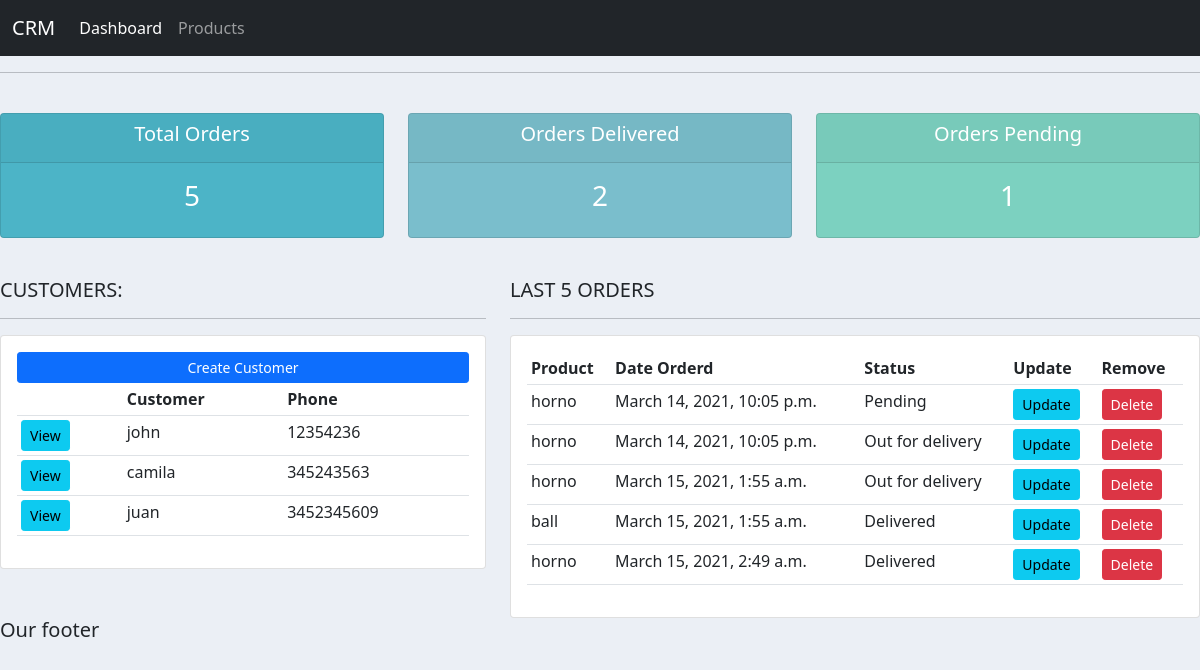
The page / on the database its author committed.
### accounts/models.py (models this page shows, shortened)
class Customer(models.Model):
    name = models.CharField(max_length=200, null=True)
    phone = models.CharField(max_length=200, null=True)
    email = models.CharField(max_length=200, null=True)
    date_created = models.DateTimeField(auto_now_add=True, null=True)

class Order(models.Model):
    STATUS = (
        ('Pending', 'Pending'),
        ('Out for delivery', 'Out for delivery'),
        ('Delivered', 'Delivered'),
    )
    customer= models.ForeignKey(Customer, null=True, on_delete=models.SET_NULL)
    product= models.ForeignKey(Product, null=True, on_delete=models.SET_NULL)
    date_created = models.DateTimeField(auto_now_add=True, null=True)
    status = models.CharField(max_length=200, null=True, choices=STATUS)

class Product(models.Model):
    CATEGORY = (
        ('Indoor', 'Indoor'),
        ('Out door', 'Out door'),
    )
    name = models.CharField(max_length=200, null=True)
    price = models.FloatField(null=True)
    category = models.CharField(max_length=200, null=True, choices=CATEGORY)
    description = models.CharField(max_length=200, null=True, blank=True)
    date_created = models.DateTimeField(auto_now_add=True, null=True)
    tags = models.ManyToManyField(Tag)
    def __str__(self):
        return self.name

### accounts/views.py (the view)
# urls.py: path('', views.home, name="home"),
def home(request):
    orders=Order.objects.all()
    customers=Customer.objects.all()
    totalCustomers=customers.count()
    totalOrders=orders.count()
    delivered=orders.filter(status='Delivered').count()
    pending=orders.filter(status='Pending').count()
    context={
        'orders':orders,
        'customers':customers,
        'totalCustomers': totalCustomers,
        'totalOrders':totalOrders,
        'delivered':delivered,
        'pending':pending,
    }
    return render(request, 'accounts/dashboard.html', context)

### accounts/templates/accounts/dashboard.html
{% extends 'accounts/main.html' %}
{% block content %}
{% include 'accounts/status.html' %}
<br>
<div class="row">
    <div class="col-md-5">
        <h5>CUSTOMERS:</h5>
        <hr>
        <div class="card card-body">
            <a class="btn btn-primary  btn-sm btn-block" href="">Create Customer</a>
            <table class="table table-sm">
                <tr>
                    <th></th>
                    <th>Customer</th>
                    <th>Phone</th>
                </tr>
                {% for customer in customers %}
                    <tr>
                        <td><a class="btn btn-sm btn-info" href="{% url 'customer' customer.id %}">View</a></td>
                        <td>{{customer.name}}</td>
                        <td>{{customer.phone}}</td>
                    </tr>
                {% endfor %}
            </table>
        </div>
    </div>
    <div class="col-md-7">
        <h5>LAST 5 ORDERS</h5>
        <hr>
        <div class="card card-body">
            <table class="table table-sm">
                <tr>
                <th>Product</th>
                <th>Date Orderd</th>
                <th>Status</th>
                <th>Update</th>
                <th>Remove</th>
                </tr>
                {% for order in orders %}
                    <tr>
                        <td>{{order.product}}</td>
                        <td>{{order.date_created}}</td>
                        <td>{{order.status}}</td>
                        <td><a class="btn btn-sm btn-info" href="{% url 'updateOrder' order.id %}">Update</a></td>
                        <td><a class="btn btn-sm btn-danger" href="{% url 'deleteOrder' order.id %}">Delete</a></td>
                    </tr>
                {% endfor %}
            </table>
        </div>
    </div>
</div>
{% endblock %}

### accounts/templates/accounts/main.html (shortened to what this page needs)
{% load static %}
<!DOCTYPE html>
<html>
    <head>
        <link href="https://cdn.jsdelivr.net/npm/bootstrap@5.0.0-beta2/dist/css/bootstrap.min.css" rel="stylesheet">
        <link rel="stylesheet" type="text/css" href="{% static '/css/main.css' %}">
    </head>
    <body>
        {% include 'accounts/navbar.html' %}
        <hr>
        {% block content %}
        {% endblock %}
        <h5>Our footer</h5>
    </body>
</html>

### accounts/templates/accounts/navbar.html (shortened to what this page needs)
{% load static %}
<nav class="navbar navbar-expand-lg navbar-dark bg-dark">
    <div class="container-fluid">
      <a class="navbar-brand" href="#">CRM</a>
      <div class="collapse navbar-collapse" id="navbarNavAltMarkup">
        <div class="navbar-nav">
          <a class="nav-link active" aria-current="page" href="{% url 'home' %}">Dashboard</a>
          <a class="nav-link" href="{% url 'products' %}">Products</a>
        </div>
      </div>
    </div>
  </nav>

### accounts/templates/accounts/status.html
<br>
<div class="row">
	<div class="col">
		<div class="col-md">
			<div class="card text-center text-white  mb-3" id="total-orders">
			  	<div class="card-header">
			  		<h5 class="card-title">Total Orders</h5>
			  	</div>
			  	<div class="card-body">
			    	<h3 class="card-title">{{totalOrders}}</h3>
			  	</div>
			</div>
		</div>
	</div>
	<div class="col">
		<div class="col-md">
			<div class="card text-center text-white  mb-3" id="orders-delivered">
			  	<div class="card-header">
			  		<h5 class="card-title">Orders Delivered</h5>
			  	</div>
			  	<div class="card-body">
			    	<h3 class="card-title">{{delivered}}</h3>
			  	</div>
			</div>
		</div>
	</div>
	<div class="col">
		<div class="col-md">
			<div class="card text-center text-white  mb-3" id="orders-pending">
			  	<div class="card-header">
			  		<h5 class="card-title">Orders Pending</h5>
			  	</div>
			  	<div class="card-body">
			    	<h3 class="card-title">{{pending}}</h3>
			  	</div>
			</div>
		</div>
	</div>
</div>

### static/css/main.css (style rules this page uses)
body { background-color: #ebeff5; }
#total-orders { background-color: #4cb4c7; }
#orders-delivered { background-color: #7abecc; }
#orders-pending { background-color: #7CD1C0; }

### rows shown on the page
Customer: name "john", phone "12354236"
Customer: name "camila", phone "345243563"
Customer: name "juan", phone "3452345609"
Order: product "horno", date_created "March 14, 2021, 10:05 p.m.", status "Pending"
Order: product "horno", date_created "March 14, 2021, 10:05 p.m.", status "Out for delivery"
Order: product "horno", date_created "March 15, 2021, 1:55 a.m.", status "Out for delivery"
Order: product "ball", date_created "March 15, 2021, 1:55 a.m.", status "Delivered"
Order: product "horno", date_created "March 15, 2021, 2:49 a.m.", status "Delivered"

### other values the page prints
{{ totalOrders }} "5"
{{ delivered }} "2"
{{ pending }} "1"
